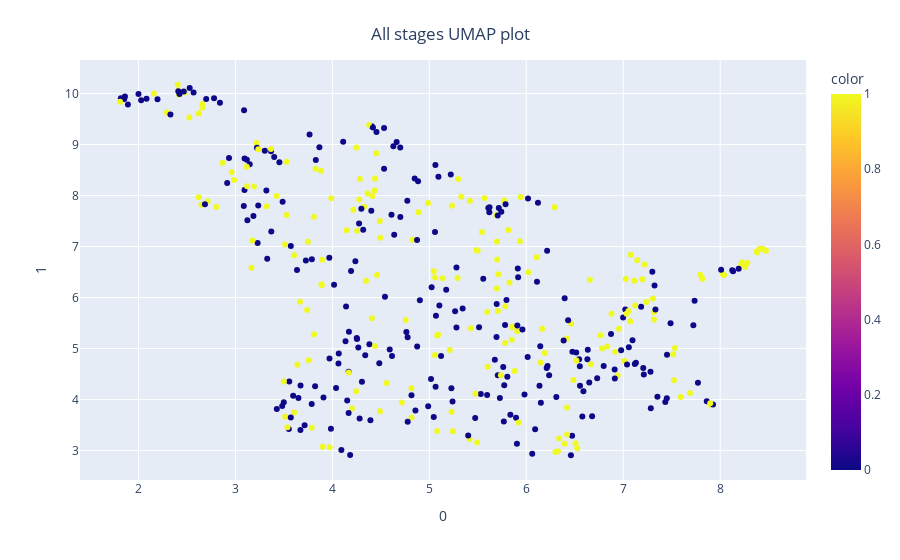

Notebook code for this chart:
### Code cell
from umap import UMAP
import plotly.express as px

umap_2d = UMAP(n_components=2, init='random', random_state=0)

proj_2d = umap_2d.fit_transform(X)

fig_2d = px.scatter(
    proj_2d, x=0, y=1,
    color=y
)


fig_2d.update_layout(
    title={
        'text': "All stages UMAP plot",
        'y':0.95,
        'x':0.5,
        'xanchor': 'center',
        'yanchor': 'top'})


fig_2d.show()

### Figure 1 — Plotly figure (JSON) as saved in the notebook; plotly's stock layout.template omitted (floating-point values rounded to 4 significant figures; data arrays with more than 128 entries replaced by an {"elided": "..."} marker saying what was removed)
{"data": [{"hovertemplate": "0=%{x}<br>1=%{y}<br>color=%{marker.color}<extra></extra>", "legendgroup": "", "marker": {"color": {"elided": "422 int values"}, "coloraxis": "coloraxis", "symbol": "circle"}, "mode": "markers", "name": "", "orientation": "v", "showlegend": false, "type": "scatter", "x": {"elided": "422 float values"}, "xaxis": "x", "y": {"elided": "422 float values"}, "yaxis": "y"}], "layout": {"autosize": true, "coloraxis": {"colorbar": {"title": {"text": "color"}}, "colorscale": [[0, "#0d0887"], [0.1111, "#46039f"], [0.2222, "#7201a8"], [0.3333, "#9c179e"], [0.4444, "#bd3786"], [0.5556, "#d8576b"], [0.6667, "#ed7953"], [0.7778, "#fb9f3a"], [0.8889, "#fdca26"], [1, "#f0f921"]]}, "legend": {"tracegroupgap": 0}, "margin": {"t": 60}, "title": {"text": "All stages UMAP plot", "x": 0.5, "xanchor": "center", "y": 0.95, "yanchor": "top"}, "xaxis": {"anchor": "y", "autorange": true, "domain": [0, 1], "range": [1.394, 8.888], "title": {"text": "0"}, "type": "linear"}, "yaxis": {"anchor": "x", "autorange": true, "domain": [0, 1], "range": [2.345, 10.73], "title": {"text": "1"}, "type": "linear"}}}
